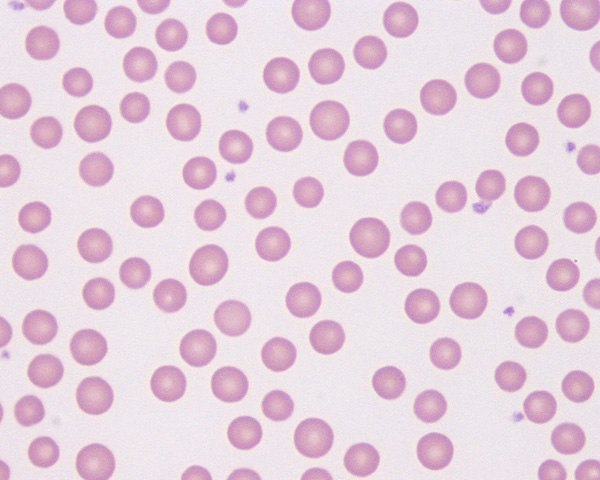
%> input picture Normal-bovine-erythrocytes.jpg, 600 x 480 px
$ octave AA.m   (GNU Octave 9; MATLAB toolbox functions it lacks are replaced by stand-ins)
%> lines starting %> are read from the running program, lines starting %| are printed output that depends on the picture; in (x1, y1, x2, y2) boxes, pixels count from 0 and x2, y2 are one past the last pixel; in counts of white or black regions, pixels touching at a corner belong together; the program's own positions count from 1
A = imread('Normal-bovine-erythrocytes.jpg'); #Memanggil File Gambar
%> A is the input picture: size 480x600x3 uint8; mean R, G, B 229.8, 208.8, 221.7
B = rgb2gray(A); #Mengubah file gambar RGB menjadi citra graylevel
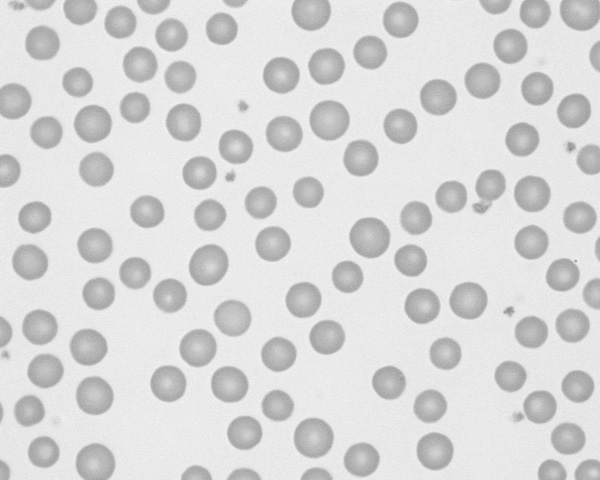
%> B: size 480x600 uint8; min 140, max 245, mean 216.6
imwrite(B, 'grayBaru.jpg');
[counts, idx] = imhist(B); #Melihat Statistik Warna
%> counts = 256 values, max 33349 at index 234, min 0 at index 1, mean 1125; idx = 256 values from 0 to 255
#subplot(1,3,1), imshow(A), title('Asli RGB'), subplot(1,3,2), imshow(B), title('Gray'), subplot(1,3,3), imhist(B), title('Grafik Warna Gray');
[baris, kolom] = size(B); #Menyimpan dimensi matriks sesuai B
%> baris = 480; kolom = 600
g = zeros(baris, kolom); #Memesan matriks g untuk menyimpan hasil segmentasi
for i = 1:baris
  for j = 1:kolom
    if B(i,j) < 212;
      g(i,j) = 1;
    endif
  endfor
endfor
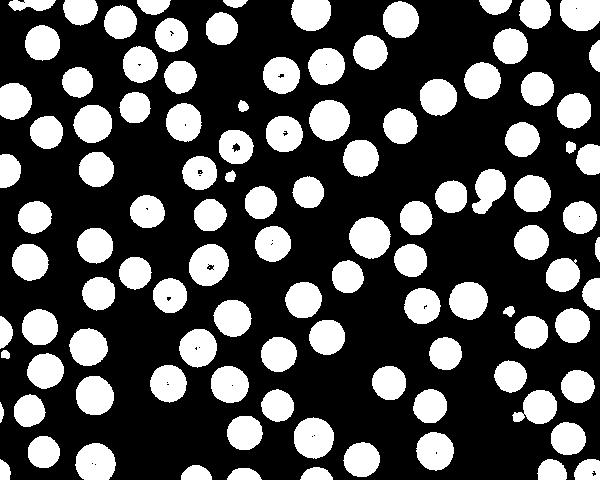
%> g: size 480x600 double; values 0 (black) and 1 (white), 31% white; 109 white regions (2 under 20 px), largest, box (x1, y1, x2, y2) and area: (349, 217, 391, 259) 1349, (309, 100, 350, 141) 1310, (294, 417, 334, 459) 1305
g = logical(g);
figure;
subplot(1,2,1), imshow(B), subplot(1,2,2), imshow(g);


%Batas

data = imread('Kasus6.jpg');
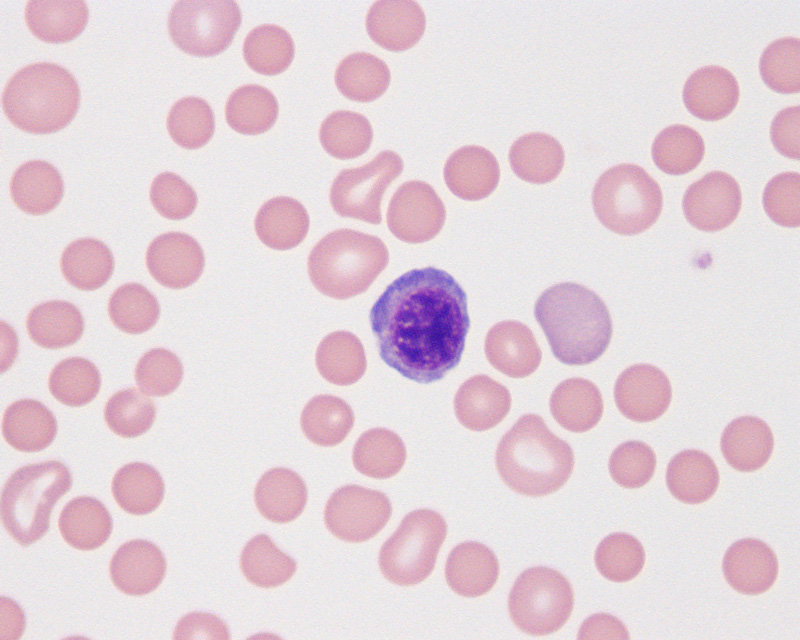
%> input picture Kasus6.jpg, 800 x 640 px
%> data is the input picture: size 640x800x3 uint8; mean R, G, B 228.1, 211.9, 219.2
dataB = rgb2gray(data);
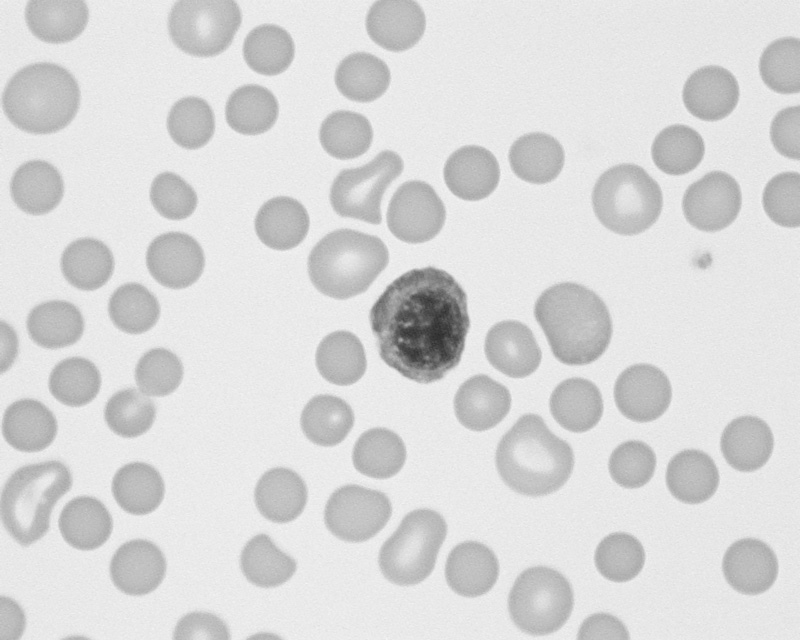
%> dataB: size 640x800 uint8; min 43, max 245, mean 217.6
imwrite(dataB, 'Kasusgray.jpg');
[counts, idx] = imhist(dataB);
%> counts = 256 values, max 54324 at index 233, min 0 at index 1, mean 2000

[baris, kolom] = size(dataB);
%> baris = 640; kolom = 800
[baris1, kolom1] = size(dataB);
%> baris1 = 640; kolom1 = 800
g = zeros(baris, kolom);
level = graythresh(dataB);
%> level = 0.812
[level, EM]=graythresh(dataB);
%> EM = 0.782

for i = 1:baris
    for j = 1:kolom
        if dataB(i,j) > 202 && dataB(i,j) < 214
            g(i,j) = 1;
        end;

    end;
end;
%> g: size 640x800 double; values 0 (black) and 1 (white), 2.4% white in thin lines or dots

h = zeros(baris1, kolom1);
for i = 1:baris1
    for j = 1:kolom1
        if dataB(i,j) < 202
            h(i,j) = 1;
        end;
    end;
end;
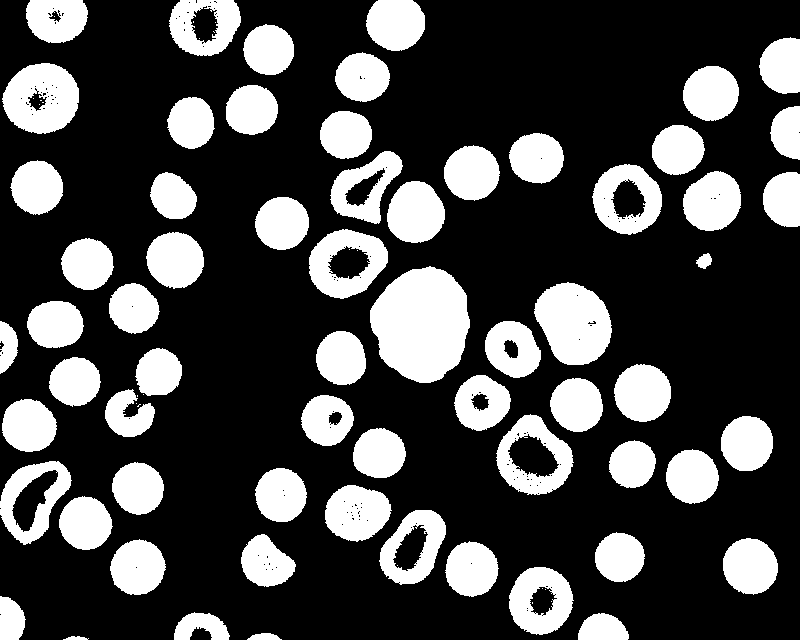
%> h: size 640x800 double; values 0 (black) and 1 (white), 27.7% white; 85 white regions (21 under 20 px), largest, box (x1, y1, x2, y2) and area: (370, 266, 470, 383) 8741, (534, 282, 612, 365) 4728, (2, 63, 79, 134) 3990

h = logical(h);
g = logical(g);
%> g: size 640x800 logical; 2.4% white in thin lines or dots
figure;
subplot(1,3,1), imshow(dataB),subplot(1,3,2), imshow(h),subplot(1,3,3), imshow(g);

%Batas


F = imread('Terkikis1.jpg');
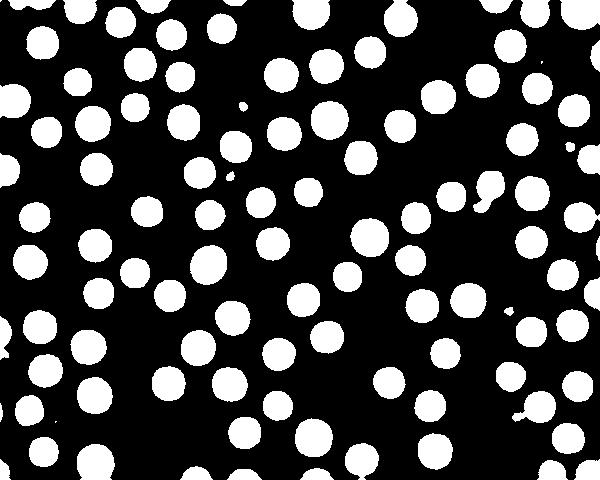
%> input picture Terkikis1.jpg, 600 x 480 px
%> F is the input picture: size 480x600 uint8; min 0, max 255, mean 70.7
[r,c] = size(F);
%> r = 480; c = 600
G = zeros(r,c);
h = (1/9) * ones(3,3);
G = conv2(F,h,'same');
G = uint8(G);
%> G: size 480x600 uint8
subplot(1,4,1), title('asli'), imshow(F), subplot(1,4,2), title('berubah'), imshow(G), subplot(1,4,3), imhist(F), subplot(1,4,4), imhist(G)
%> after `imhist(G)`:
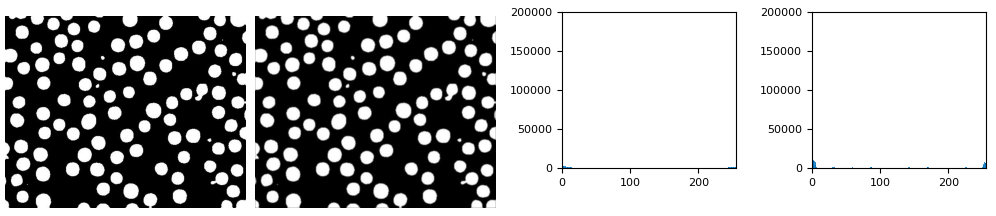
%> figure redrawn from the program's plot data, 4 panels

%Batas

% [18 lines left out: function gausianKernel, not called in this run]

%Batas

% [262 lines left out: function PreProsesGaussian, not called in this run]

%figure, subplot(2,2,1), imshow(citraAsli), title("Citra Asli"),
%subplot(2,2,2), imshow(citraGray), title("Citra Abu"),
%subplot(2,2,3), imshow(citraBiner), title("Citra Biner"),
%subplot(2,2,4), imshow(citraHasil), title("Hasil")
